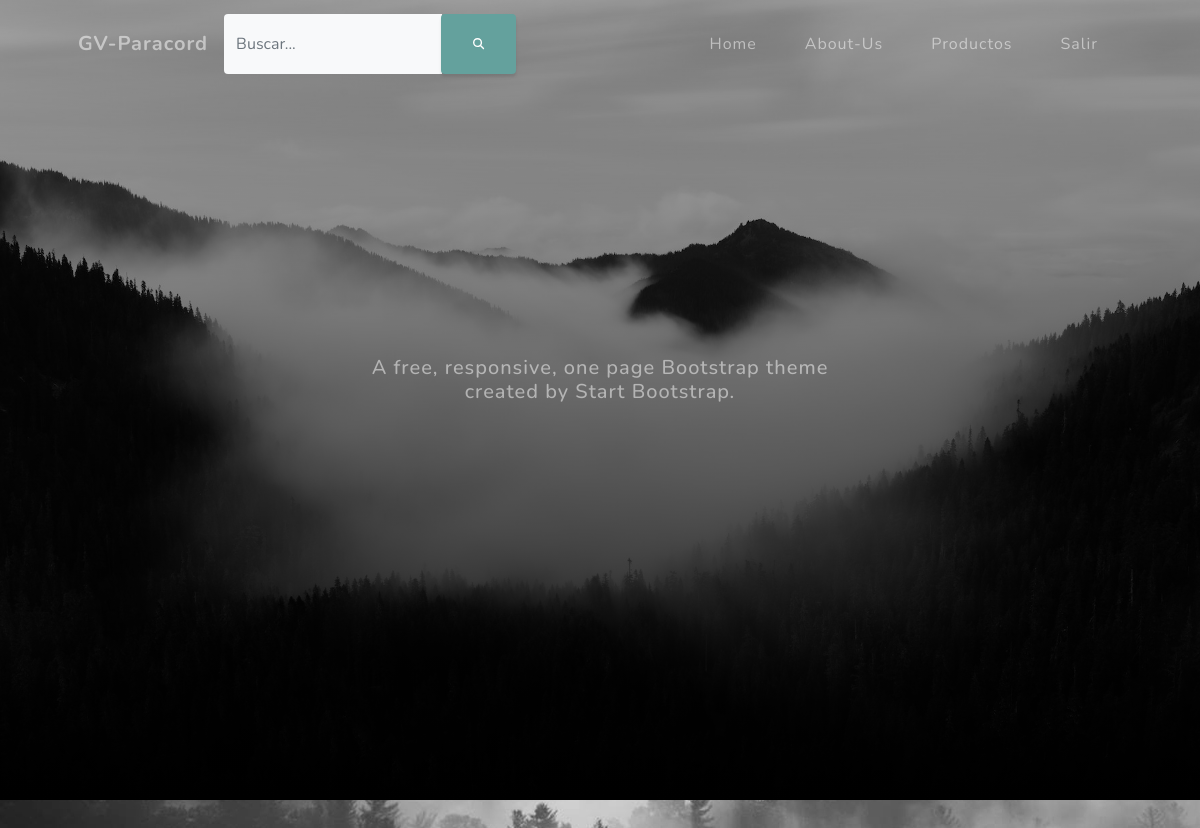
Page /products/ (signed in) on the earlier database version.
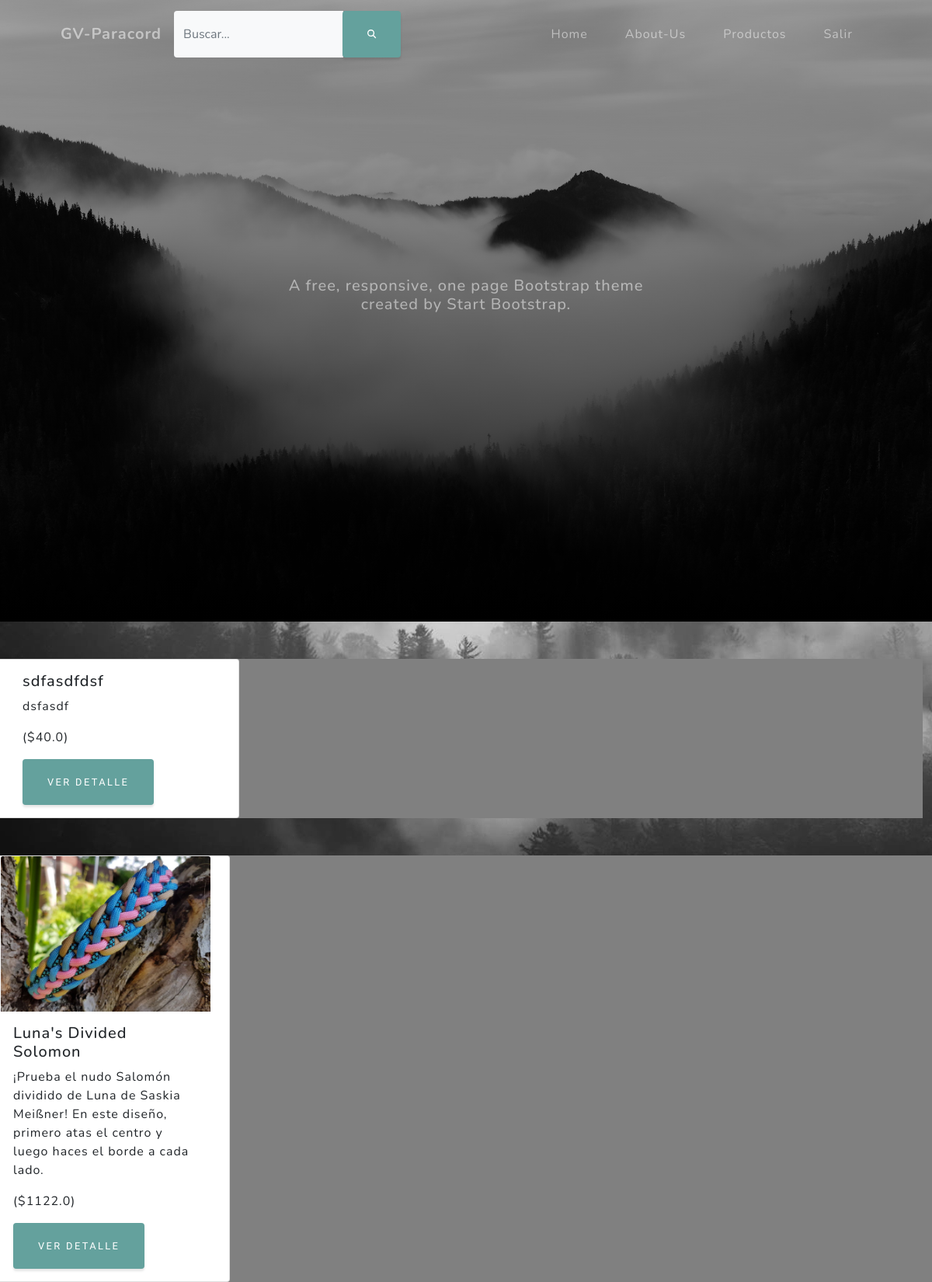
Same page on the later database version.
### AppECP/models.py (models this page shows, shortened)
class Producto(models.Model):
	nombre = models.CharField(max_length=250, verbose_name='Nombre')
	encabezado = models.TextField(verbose_name='Encabezado')
	contenido = models.TextField(verbose_name='Contenido')
	image = models.ImageField(default='producto/image_user.png',upload_to='producto/', null=True, blank=True, verbose_name='Imagen')
	precio = models.FloatField()
	category = models.ForeignKey(Categorias, on_delete=models.CASCADE, related_name='get_posts', verbose_name='Categoría')
	fabricante = models.ForeignKey(User, on_delete=models.CASCADE, related_name='get_posts', verbose_name='Fabricante')
	creacion = models.DateTimeField(auto_now_add=True, verbose_name='Fecha de creación')
	modificacion = models.DateTimeField(auto_now=True, verbose_name='Fecha de modificación')
	class Meta:
		verbose_name = 'Producto'
		verbose_name_plural = 'Productos'
		ordering = ['-creacion']

### AppECP/views.py (the view)
# urls.py: path('products/', products, name='products'),
@login_required
def products(request):
    producto = Producto.objects.all()
    page= request.GET.get('page', 1)
    try:
        paginator = Paginator(producto, 6)
        producto = paginator.page(page)
    except:
        raise Http404
    return render(request, 'AppECP/products.html', {'producto':producto, 'paginator':paginator})

### AppECP/templates/AppECP/products.html (shortened to what this page needs)
<!DOCTYPE html>
        <html lang="en">
            <head>
                {% load static %}
                <link href="{% static 'css/styles.css'%}" rel="stylesheet" />
            </head>
            <body background="bg-signup.jpg" id="page-top">
                <nav class="navbar navbar-expand-lg navbar-light fixed-top" id="mainNav">
                    <div class="container px-4 px-lg-5">
                        <a class="navbar-brand" href="#page-top">GV-Paracord</a>
                        <form class="d-none d-sm-inline-block form-inline mr-auto ml-md-3 my-2 my-md-0 mw-100 navbar-search"method="GET">
                            <div class="input-group">
                                <input type="text" class="form-control bg-light border-0 small" placeholder="Buscar..." name="buscar" value="{{ request.GET.buscar }}">
                                <div class="input-group-append">
                                    <button class="btn btn-primary" type="submit">
                                        <i class="fas fa-search fa-sm"></i>
                                    </button>
                                </div>
                            </div>
                        </form>
                        <div class="collapse navbar-collapse" id="navbarResponsive">
                            <ul class="navbar-nav ms-auto">
                                <li class="nav-item"><a class="nav-link" href={% url 'home' %}>Home</a></li>
                                <li class="nav-item"><a class="nav-link" href={% url 'aboutus' %}>About-Us</a></li>
                                <li class="nav-item"><a class="nav-link" href={% url 'products' %}>Productos</a></li>
                                {% if request.user.is_authenticated %}
                                <li class="nav-item"><a class="nav-link" href={% url 'logout' %}>Salir</a></li>
                                {% else %}
                                <li class="nav-item"><a class="nav-link" href={% url 'login' %}>Ingresar</a></li>
                                <li class="nav-item"><a class="nav-link" href={% url 'register' %}>Registrarse</a></li>
                                {% endif %}
                            </ul>
                        </div>
                    </div>
                </nav>
                {% block content %}
                       <header class="masthead">
                        <div class="container px-4 px-lg-5 d-flex h-100 align-items-center justify-content-center">
                            <div class="d-flex justify-content-center">
                                <div class="text-center">
                                    <h2 class="text-white-50 mx-auto mt-2 mb-5">A free, responsive, one page Bootstrap theme created by Start Bootstrap.</h2>
                                </div>
                            </div>
                        </div>
                    </header>
                <section class="py-5">
                  <div class="row">
                      {% for producto in producto %}
                      <div style="background-color: grey;" class="row gx-lg-4 gx-lg-5">
                          <div class="card" style="width: 20rem;">
                                {% if producto.image %}
                              <img src="{{ producto.image.url }}" class="card-img-top" alt="..." width="200" height="200" ></img>
                              {% endif %}
                              <div class="card-body">
                                  <h5 class="card-title">{{producto.nombre}}</h5>
                                  <p class="card-text">{{producto.encabezado}}</p>
                                  <p class="card-text">(${{producto.precio}})</p>
                                  <a href="{% url 'Detail' producto.id %}" class="btn btn-primary">Ver Detalle</a>
                              </div>
                            </div>
                      </div>
                  </div>
                </section>
                {% endfor %}
                {% endblock %}
                </body>
            </html>

Differences in the rows shown:
added Producto: nombre "sdfasdfdsf", encabezado "dsfasdf", precio "40.0"
added Producto: image (picture), nombre "Luna's Divided Solomon", encabezado "¡Prueba el nudo Salomón dividido de Luna de Saskia Meißner! En este diseño, primero atas el centro y luego haces el borde a cada lado.", precio "1122.0"
